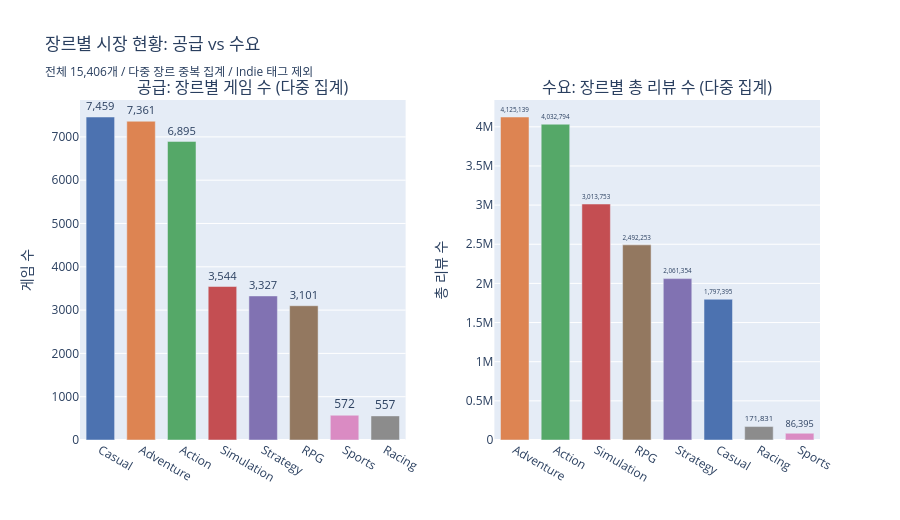

The notebook cell saved with this chart:
### Markdown cell above
## 2. 장르별 공급(게임 수) vs 수요(총 리뷰 수) — 이중 바 차트

### Code cell
df_exploded = (
    df.explode('genre_list')
    .rename(columns={'genre_list': 'genre'})
    .dropna(subset=['genre'])
)
df_exploded = df_exploded[~df_exploded['genre'].isin(EXCLUDE_GENRES)]

genre_stats = (
    df_exploded.groupby('genre')
    .agg(
        game_count=('appid', 'nunique'),
        total_reviews=('total_reviews', 'sum'),
    )
    .reset_index()
)

# 각각 내림차순 정렬
by_games   = genre_stats.sort_values('game_count', ascending=False).reset_index(drop=True)
by_reviews = genre_stats.sort_values('total_reviews', ascending=False).reset_index(drop=True)

color_map = {g: PALETTE[i] for i, g in enumerate(by_games['genre'])}

fig = make_subplots(
    rows=1, cols=2,
    subplot_titles=(
        '공급: 장르별 게임 수 (다중 집계)',
        '수요: 장르별 총 리뷰 수 (다중 집계)',
    ),
    horizontal_spacing=0.12,
)

for i, row in by_games.iterrows():
    fig.add_trace(go.Bar(
        x=[row['genre']],
        y=[row['game_count']],
        marker_color=color_map[row['genre']],
        text=[f"{row['game_count']:,}"],
        textposition='outside',
        showlegend=False,
        name=row['genre'],
    ), row=1, col=1)

for i, row in by_reviews.iterrows():
    fig.add_trace(go.Bar(
        x=[row['genre']],
        y=[row['total_reviews']],
        marker_color=color_map[row['genre']],
        text=[f"{row['total_reviews']:,}"],
        textposition='outside',
        showlegend=False,
        name=row['genre'],
    ), row=1, col=2)

fig.update_layout(
    title='장르별 시장 현황: 공급 vs 수요<br><sub>전체 15,406개 / 다중 장르 중복 집계 / Indie 태그 제외</sub>',
    height=520,
    bargap=0.3,
)
fig.update_yaxes(title_text='게임 수', row=1, col=1)
fig.update_yaxes(title_text='총 리뷰 수', row=1, col=2)
fig.show()

print('장르별 공급 vs 수요:')
summary = genre_stats.copy()
summary['공급 순위'] = summary['game_count'].rank(ascending=False).astype(int)
summary['수요 순위'] = summary['total_reviews'].rank(ascending=False).astype(int)
summary['순위 차이'] = summary['공급 순위'] - summary['수요 순위']
display(
    summary.sort_values('수요 순위')
    .rename(columns={'genre': '장르', 'game_count': '게임 수', 'total_reviews': '총 리뷰 수'})
    .set_index('장르')
)

### Figure 1 — Plotly figure (JSON) as saved in the notebook; plotly's stock layout.template omitted (floating-point values rounded to 4 significant figures)
{"data": [{"marker": {"color": "#4C72B0"}, "name": "Casual", "showlegend": false, "text": ["7,459"], "textposition": "outside", "type": "bar", "x": ["Casual"], "xaxis": "x", "y": [7459], "yaxis": "y"}, {"marker": {"color": "#DD8452"}, "name": "Adventure", "showlegend": false, "text": ["7,361"], "textposition": "outside", "type": "bar", "x": ["Adventure"], "xaxis": "x", "y": [7361], "yaxis": "y"}, {"marker": {"color": "#55A868"}, "name": "Action", "showlegend": false, "text": ["6,895"], "textposition": "outside", "type": "bar", "x": ["Action"], "xaxis": "x", "y": [6895], "yaxis": "y"}, {"marker": {"color": "#C44E52"}, "name": "Simulation", "showlegend": false, "text": ["3,544"], "textposition": "outside", "type": "bar", "x": ["Simulation"], "xaxis": "x", "y": [3544], "yaxis": "y"}, {"marker": {"color": "#8172B2"}, "name": "Strategy", "showlegend": false, "text": ["3,327"], "textposition": "outside", "type": "bar", "x": ["Strategy"], "xaxis": "x", "y": [3327], "yaxis": "y"}, {"marker": {"color": "#937860"}, "name": "RPG", "showlegend": false, "text": ["3,101"], "textposition": "outside", "type": "bar", "x": ["RPG"], "xaxis": "x", "y": [3101], "yaxis": "y"}, {"marker": {"color": "#DA8BC3"}, "name": "Sports", "showlegend": false, "text": ["572"], "textposition": "outside", "type": "bar", "x": ["Sports"], "xaxis": "x", "y": [572], "yaxis": "y"}, {"marker": {"color": "#8C8C8C"}, "name": "Racing", "showlegend": false, "text": ["557"], "textposition": "outside", "type": "bar", "x": ["Racing"], "xaxis": "x", "y": [557], "yaxis": "y"}, {"marker": {"color": "#DD8452"}, "name": "Adventure", "showlegend": false, "text": ["4,125,139"], "textposition": "outside", "type": "bar", "x": ["Adventure"], "xaxis": "x2", "y": [4125139], "yaxis": "y2"}, {"marker": {"color": "#55A868"}, "name": "Action", "showlegend": false, "text": ["4,032,794"], "textposition": "outside", "type": "bar", "x": ["Action"], "xaxis": "x2", "y": [4032794], "yaxis": "y2"}, {"marker": {"color": "#C44E52"}, "name": "Simulation", "showlegend": false, "text": ["3,013,753"], "textposition": "outside", "type": "bar", "x": ["Simulation"], "xaxis": "x2", "y": [3013753], "yaxis": "y2"}, {"marker": {"color": "#937860"}, "name": "RPG", "showlegend": false, "text": ["2,492,253"], "textposition": "outside", "type": "bar", "x": ["RPG"], "xaxis": "x2", "y": [2492253], "yaxis": "y2"}, {"marker": {"color": "#8172B2"}, "name": "Strategy", "showlegend": false, "text": ["2,061,354"], "textposition": "outside", "type": "bar", "x": ["Strategy"], "xaxis": "x2", "y": [2061354], "yaxis": "y2"}, {"marker": {"color": "#4C72B0"}, "name": "Casual", "showlegend": false, "text": ["1,797,395"], "textposition": "outside", "type": "bar", "x": ["Casual"], "xaxis": "x2", "y": [1797395], "yaxis": "y2"}, {"marker": {"color": "#8C8C8C"}, "name": "Racing", "showlegend": false, "text": ["171,831"], "textposition": "outside", "type": "bar", "x": ["Racing"], "xaxis": "x2", "y": [171831], "yaxis": "y2"}, {"marker": {"color": "#DA8BC3"}, "name": "Sports", "showlegend": false, "text": ["86,395"], "textposition": "outside", "type": "bar", "x": ["Sports"], "xaxis": "x2", "y": [86395], "yaxis": "y2"}], "layout": {"annotations": [{"font": {"size": 16}, "showarrow": false, "text": "공급: 장르별 게임 수 (다중 집계)", "x": 0.22, "xanchor": "center", "xref": "paper", "y": 1, "yanchor": "bottom", "yref": "paper"}, {"font": {"size": 16}, "showarrow": false, "text": "수요: 장르별 총 리뷰 수 (다중 집계)", "x": 0.78, "xanchor": "center", "xref": "paper", "y": 1, "yanchor": "bottom", "yref": "paper"}], "bargap": 0.3, "height": 520, "title": {"text": "장르별 시장 현황: 공급 vs 수요<br><sub>전체 15,406개 / 다중 장르 중복 집계 / Indie 태그 제외</sub>"}, "xaxis": {"anchor": "y", "domain": [0, 0.44]}, "xaxis2": {"anchor": "y2", "domain": [0.56, 1]}, "yaxis": {"anchor": "x", "domain": [0, 1], "title": {"text": "게임 수"}}, "yaxis2": {"anchor": "x2", "domain": [0, 1], "title": {"text": "총 리뷰 수"}}}}
